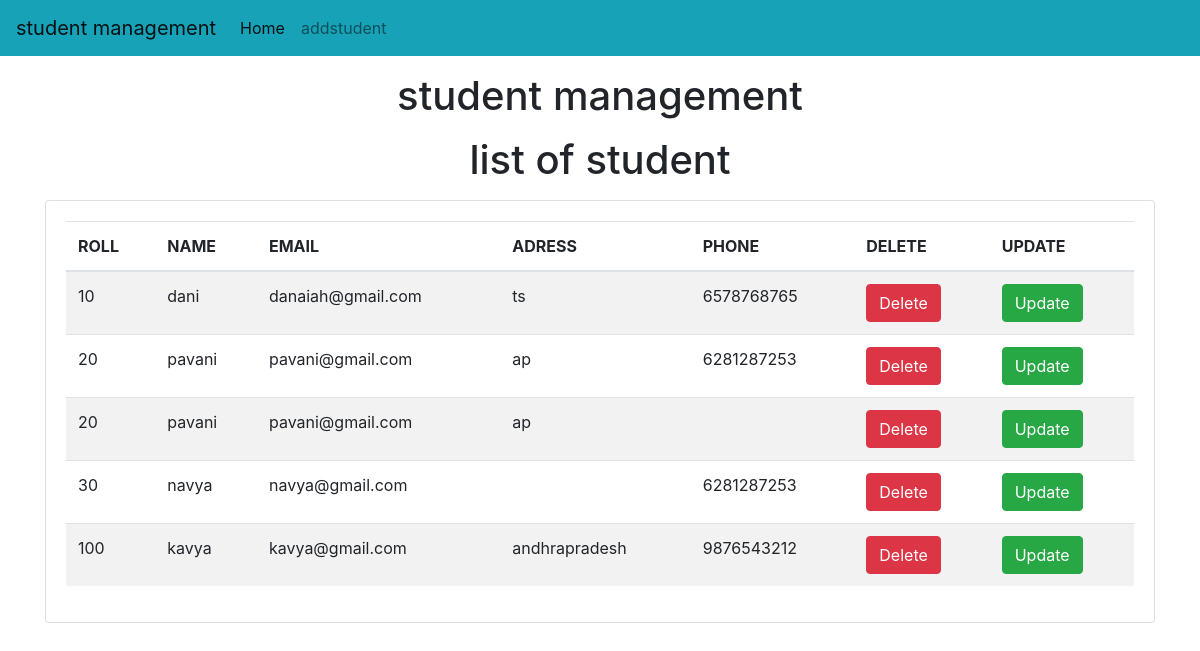
/std/, run on the app's committed database.
### std/models.py (models this page shows)
class Student(models.Model):
    roll=models.CharField(max_length=100)
    name=models.CharField(max_length=100)
    email=models.CharField(max_length=20)
    address=models.CharField(max_length=200)
    phone=models.CharField(max_length=10)

### std/views.py (the view)
# urls.py: path("",home),
def home(request):
    std=Student.objects.all()
    return  render(request,'std/home.html',{'std':std})

### templates/std/home.html (shortened to what this page needs)
<!doctype html>
<html lang="en">
  <head>
    <link rel="stylesheet" href="https://cdn.jsdelivr.net/npm/bootstrap@4.0.0/dist/css/bootstrap.min.css">
  </head>
  <body>
    {% include "std/navbar.html" %}
    <h1 class="text-center my-3">student management</h1>
    <h1 class="text-center my-3">list of student</h1>
    <div class="container">
      <div class="row">
        <div class="col-md-12">
          <div class="card">
            <div class="card-body">
              <table class="table table-striped">
                <thead>
                  <th>ROLL</th>
                  <th>NAME</th>
                  <th>EMAIL</th>
                  <th>ADRESS</th>
                  <th>PHONE</th>
                  <th>DELETE</th>
                  <th>UPDATE</th>
                </thead>
                <tbody>
                  {% for s in std %}
                  <tr>
                    <td>{{s.roll}}</td>
                    <td>{{s.name}}</td>
                    <td>{{s.email}}</td>
                    <td>{{s.address}}</td>
                    <td>{{s.phone}}</td>
                    <td>
                      <a href="/std/delete-std/{{s.id}} " class="btn btn-danger md-sm">Delete</a>
                    </td>
                    <td>
                      <a href="/std/update-std/{{s.id}} " class="btn btn-success md-sm">Update</a>
                    </td>
                  </tr>
                  {% endfor %}
                </tbody>
              </table>
            </div>
          </div>
        </div>
      </div>
    </div>
  </body>
</html>

### templates/std/navbar.html (shortened to what this page needs)
<nav class="navbar navbar-expand-lg navbar-light bg-info">
    <a class="navbar-brand" href="/std/home/">student management</a>
    <div class="collapse navbar-collapse" id="navbarSupportedContent">
      <ul class="navbar-nav mr-auto">
        <li class="nav-item active">
          <a class="nav-link" href="#">Home <span class="sr-only">(current)</span></a>
        </li>
        <li class="nav-item">
          <a class="nav-link" href="/std/add-std/">addstudent</a>
        </li>
    </div>
  </nav>

### data on the page
Student: roll "10", name "dani", email "danaiah@gmail.com", address "ts", phone "6578768765"
Student: roll "20", name "pavani", email "pavani@gmail.com", address "ap", phone "6281287253"
Student: roll "20", name "pavani", email "pavani@gmail.com", address "ap"
Student: roll "30", name "navya", email "navya@gmail.com", phone "6281287253"
Student: roll "100", name "kavya", email "kavya@gmail.com", address "andhrapradesh", phone "9876543212"
